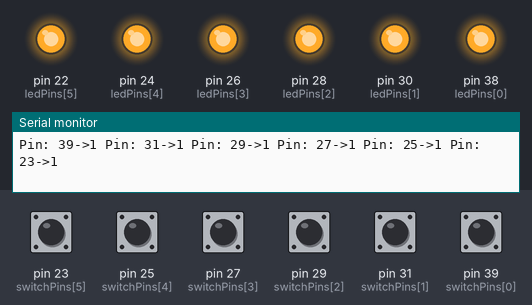
Simulated run of this sketch. Board: Arduino Mega 2560, built with avr-gcc and run on an emulated ATmega2560. On the bench: output pins drawn as LEDs (lit = HIGH), the last lines printed to the serial monitor. The test bench sets the inputs (shaded band); at power-on: pin 23 (switchPins[5]), pin 25 (switchPins[4]), pin 27 (switchPins[3]), pin 29 (switchPins[2]), pin 31 (switchPins[1]), pin 39 (switchPins[0]) HIGH.

Above: at 1.2 s.
1.3 s: pin 23 (switchPins[5]) pulled LOW for 0.15 s
At 1.37 s:
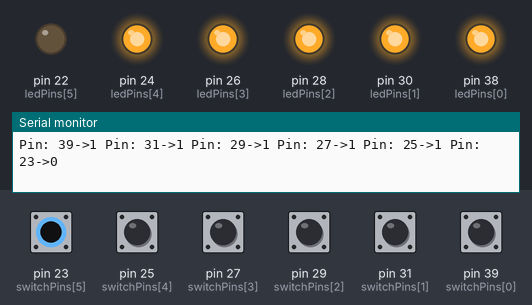
2.9 s: pin 25 (switchPins[4]) pulled LOW for 0.15 s
At 2.97 s:
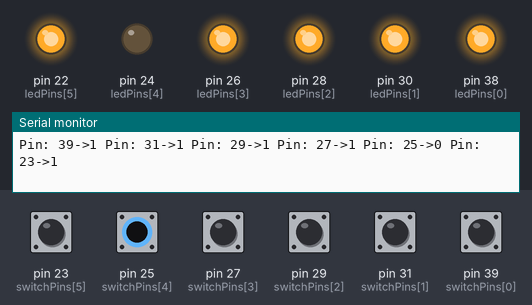
4.5 s: pin 27 (switchPins[3]) pulled LOW for 0.15 s
At 4.57 s:
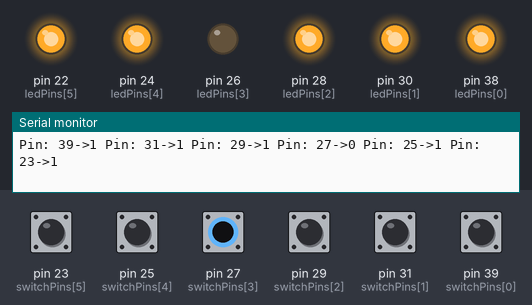
6.1 s: pin 29 (switchPins[2]) pulled LOW for 0.15 s
At 6.17 s:
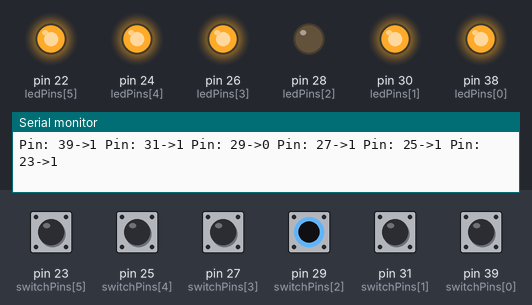
7.7 s: pin 31 (switchPins[1]) pulled LOW for 0.15 s
At 7.77 s:
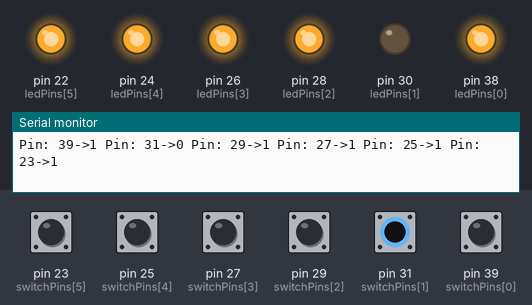
9.3 s: pin 39 (switchPins[0]) pulled LOW for 0.15 s
At 9.37 s:
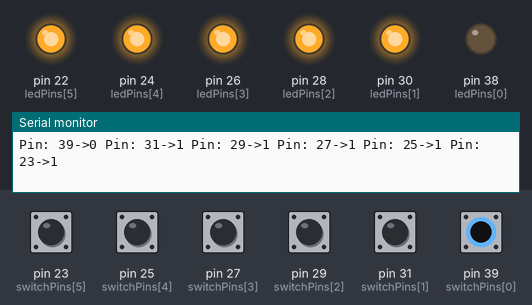
Timing chart, 0 to 11.9 s (numbered marks = the images above; inputs shaded):
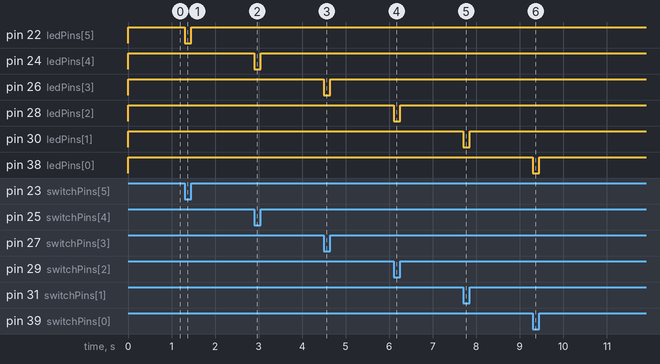

Measured:
- after the input at 1.3 s, pin 22 (ledPins[5]): HIGH → LOW at once, → HIGH 0.15 s later
- after the input at 2.9 s, pin 24 (ledPins[4]): HIGH → LOW at once, → HIGH 0.15 s later
- after the input at 4.5 s, pin 26 (ledPins[3]): HIGH → LOW at once, → HIGH 0.15 s later
- after the input at 6.1 s, pin 28 (ledPins[2]): HIGH → LOW at once, → HIGH 0.15 s later
- after the input at 7.7 s, pin 30 (ledPins[1]): HIGH → LOW at once, → HIGH 0.15 s later
- after the input at 9.3 s, pin 38 (ledPins[0]): HIGH → LOW at once, → HIGH 0.15 s later

The sketch:

Led_and_switch_test.ino
```cpp
int numberOfComponents = 6;
int ledPins[] = {38,30,28,26,24,22};
int switchPins[] = {39,31,29,27,25,23};


void setup() {

  Serial.begin(115200);
  for (int i = 0; i < numberOfComponents; i++) {

    pinMode(ledPins[i], OUTPUT);
    pinMode(switchPins[i], INPUT_PULLUP);
  }

}

void loop() {

  for (int i = 0; i < numberOfComponents; i++) {
  Serial.print("Pin: ");
  Serial.print(switchPins[i]);
  Serial.print("->");
  Serial.print(digitalRead(switchPins[i]));
  Serial.print(" ");


  digitalWrite(ledPins[i], digitalRead(switchPins[i]));
  }
  Serial.println();


}
```
